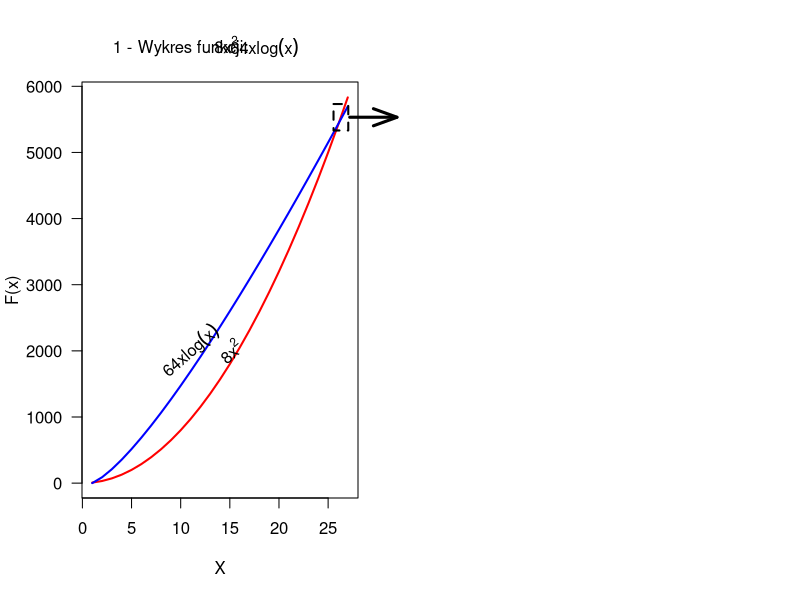

Source code (R): (Note: this script raises an error after producing the figure.)
system.time({
tab1 <<- matrix(nrow=1, ncol=3)
s <- 1
j <- 2
k <- 2
blk <- 0		#blokada zmiennej "k" do wyłączenia 2-go while
x1 <- function(x)
{		#x <<- round(seq(s,j, length.out=k), 3) #wartości X nie zaokrąlać bo długo szuka y-ów
		x <<- seq(s,j, length.out=k)} 
fy1 <- function(x)
{		x1(x)
		y1 <<- round(8*(x^2), 3)} 	#round(,3) daje zaokrąglenie do 3 miejsc po ','
fy2 <- function(x)
{		x1(x)
		y2 <<- round(64*x*(log(x)), 3)}
spr1 <- function(x)			#szukamy tylko 2-ch równych wartości z przedziału x[26,27]
{d1 <<- length(x)				#długość wektora x przypisana do zmiennej
for(i in 1:d1)	{			#długość iteracji przypisana do długości wektora x
	if(fy1(x[i]) == fy2(x[i]))	{
	v10 <<- x[i]
	h10 <<- fy1(x[i])
	p10 <<- i
	cat(" wykresy funkcji przecinają się w punkcie o współrzędnych: \n")
	cat(" Pozycja =",p10,"\n","X =",v10,"\n","Y =",h10,"\n")
	blk <<- 1				#blokada dla funkcji kp1 przed zwiększeniem k+1
	break	}
}}
kp1 <- function(b){			#=========k podniesione o 1=============
			if (b != 1){	#blokada gdyby znalały się dwie równe wartości w funkcjach
			k <<- k+1
			}}
while(fy1(x[j]) < fy2(x[j])) 	{	#====1 pętla while określa czy funkcje się przecinają========
					fy1(x)
					fy2(x)
					j <- j+1
					k <- j
					}
split.screen(c(1, 2))
screen(1)
plot(x, fy1(x), col="red",las=1, xlab="X", ylab="F(x)", lwd=2, type="l")
lines(x, fy2(x), col="blue", lwd=2, lty="solid")
symbols(j-0.7, max(fy1(x))-300 ,rectangles = cbind(1.5,400), add = TRUE, inches = FALSE, lty="dashed", lwd=2)
arrows(j+0.2, max(fy1(x))-300, j+5, max(fy1(x))-300, length = 0.25, angle = 20, code = 2, col="black", lty="solid", lwd=3, xpd=NA)
text(15, 2000, family="sans", expression(8*x^2), srt=41)
text(11, 2000, family="sans", expression(64*x*log(x)), srt=41)
mtext("1 - Wykres funkcji:", at=10, line = 1.25)
mtext(expression(8*x^2), at=14.58, line = 1.235)
mtext("i", at=15.8, line = 1.235)
mtext(expression(64*x*log(x)), at=18.5, line = 1)
s <- j-1 			#zmiana zakresu wartości x czyli od ostatniej (27-1=26) szukamy w przedziale x[26...27]
d4 <- length(x) 		#przypisanie do zmiennej długości wektora X
while(d4 == k) {		#====2 pętla while sprawdza gdzie funkcje dokładnie się przecinają======
		fy1(x)
		fy2(x)
		spr1(x)
		kp1(blk)
		d4 <<- d4+1
		}
screen(2)
plot(x, fy1(x), col="red",las=1, xlab="X", ylab="F(x)", lwd=2, type="l", xlim=c(v10-0.0058,v10+0.0058), ylim=c(h10-2,h10+2))
lines(x, fy2(x), col="blue", lwd=2, type="l")
abline(h=h10,lwd=2, lty=2, col="green")
abline(v=v10,lwd=2, lty=2, col="green")
points(v10,h10, cex=1.6)
text(v10+0.002, h10-0.15, family="sans", "(26.09349, 5446.961)")
text(v10+0.002, h10+1, family="sans", expression(8*x^2), srt=41)
text(v10+0.00325, h10+1, family="sans", expression(64*x*log(x)), srt=38.5)
mtext("2 - Wykres z punktem przecięcia się funkcji:", adj=0.2, line = 1.235)
mtext(expression(8*x^2), adj=0.55, line = 1.235)
mtext("i", adj=0.6, line = 1.235)
mtext(expression(64*x*log(x)), adj=0.7, line = 1)
close.screen(all = TRUE)    # exit split-screen mode
tab1 <<- cbind("[x]" = c(x), "[y=8*(x^2)]" = c(fy1(x)), "[y=64*x*log(x)]" = c(fy2(x)), deparse.level=0)
print(tab1)
cat(" Wykresy funkcji przecinają się w punkcie o współrzędnych:\n","Pozycja w tabeli[",p10,",]\n")
print(tab1[p10,])
write.table(tab1, "c:/Download/R/sortowanie/tab1.txt", quote=FALSE)
})

